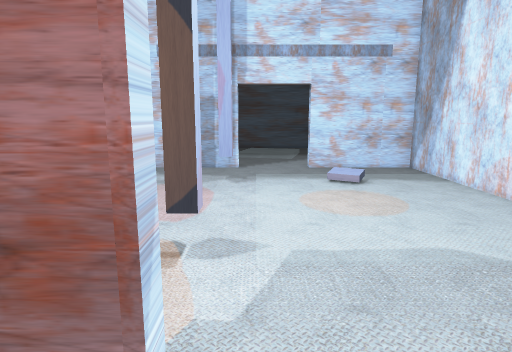
[1] (above)

20 first-person views from a walk through a 3-D level made in the Unity game engine. The camera is 1.4 m above the floor, tilts 10° down and sees 75° across. The floor is counted in squares, 0.5 m on a side. Each view is taken from the middle of a square. On the plan, view 1 faces up. The plan holds only what a view shows up to about 20 squares ahead; the rest is blank. The place goes on beyond the plan. The player is left out. Some animated figures are left out.

[2]
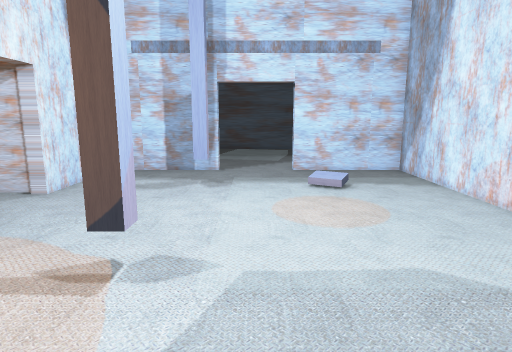

[3]
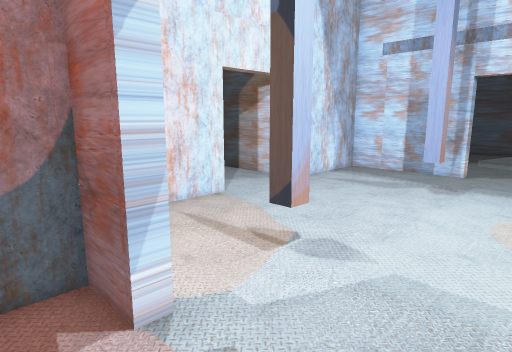

[4]
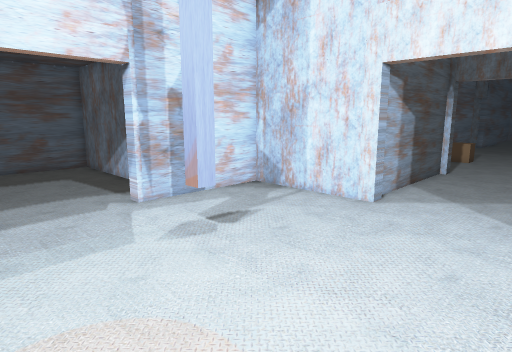

[5]
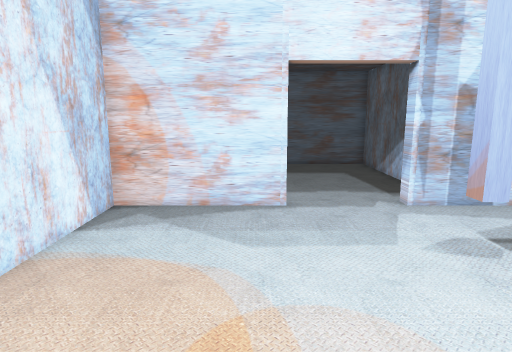

[6]
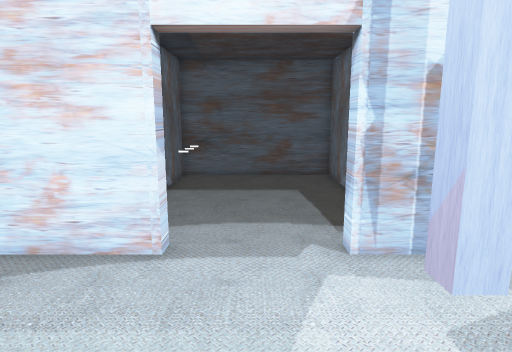

[7]
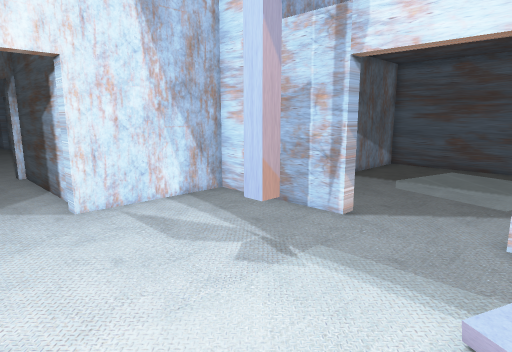

[8]
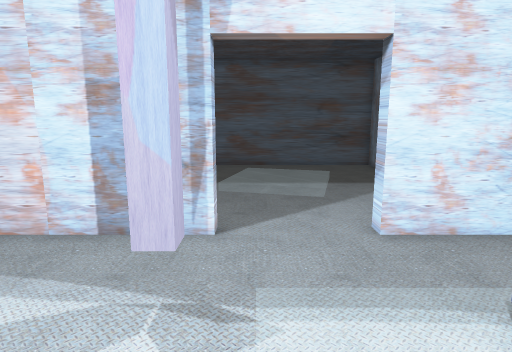

[9]
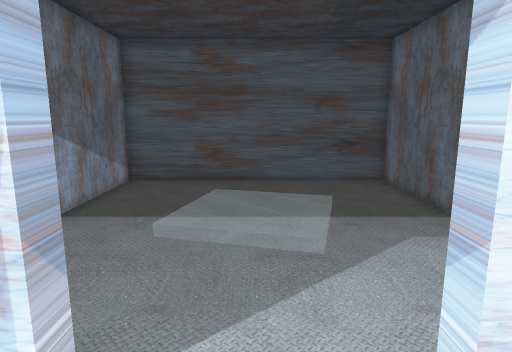

[10]
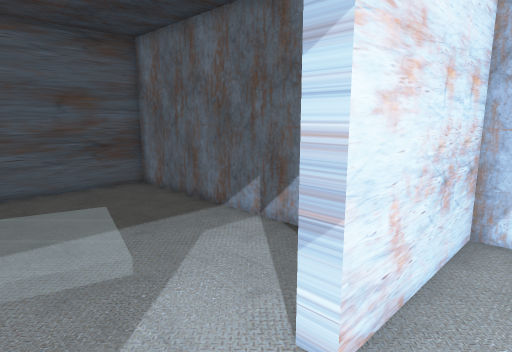

[11]
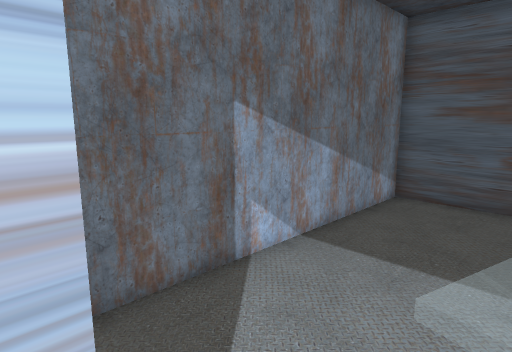

[12]
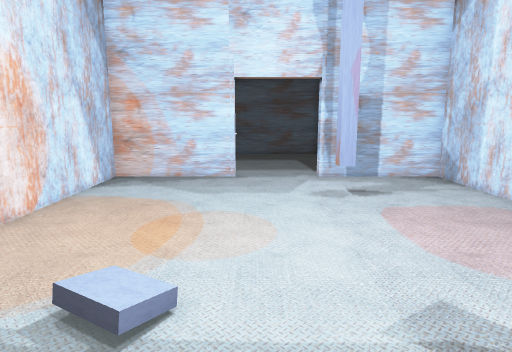

[13]
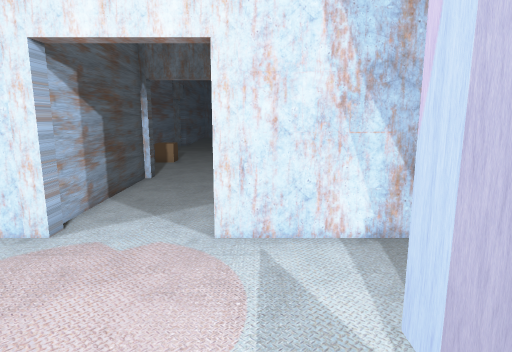

[14]
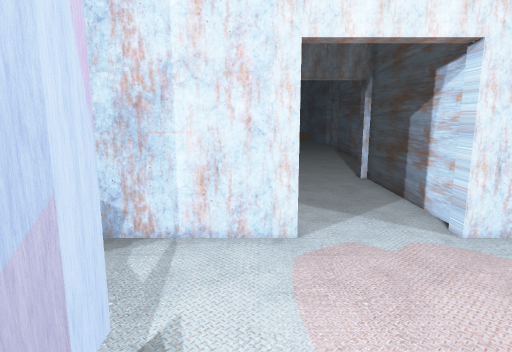

[15]
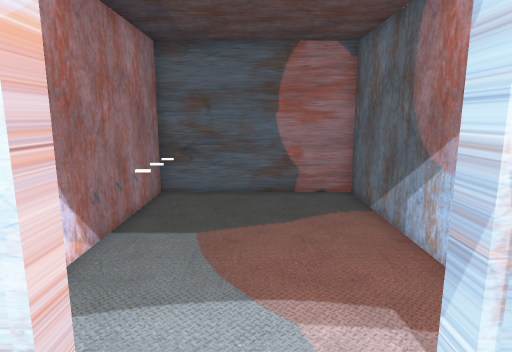

[16]
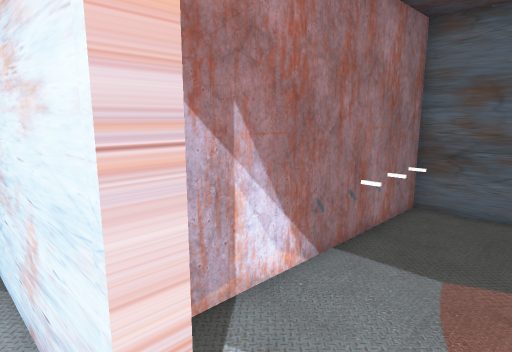

[17]
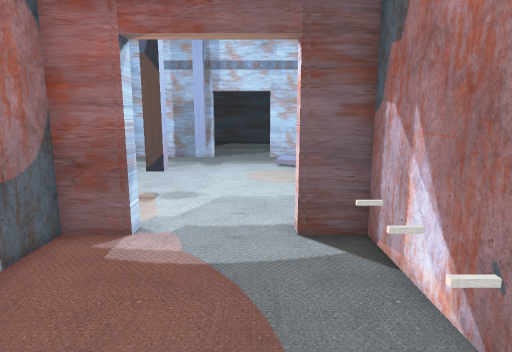

[18]
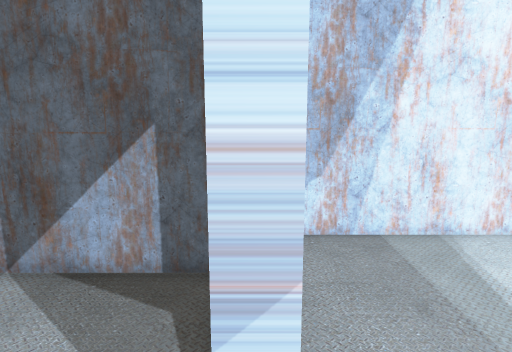

[19]
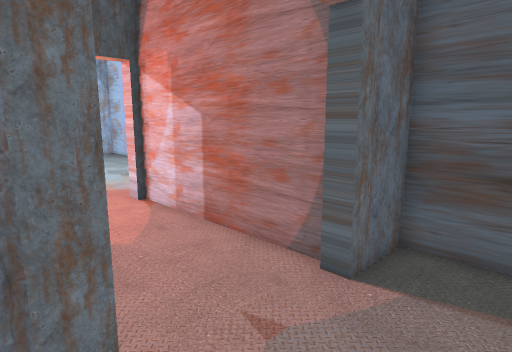

[20]
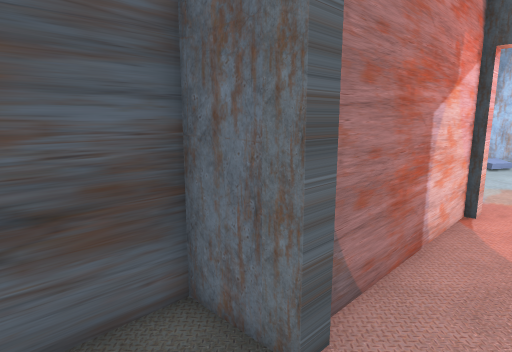

### Floor plan
Ten units are one square. View 1 is at (0, 0); x grows to the right and y downward. Boxes are objects, and circles mark ways between rooms. Rooms are numbered by the first view taken in them; rooms with no view inside come last. Other rooms are left out.
<svg viewBox="-183 -312 275 384">
<path fill="none" stroke="#000" d="M-10 -33 -10 -27 -27 -27 -27 67 47 67 47 -27 30 -27 30 -33M-18 -67 -10 -67 -10 -61 -18 -61M-10 -160 -10 -152 -18 -152M-74 -90 -67 -90 -67 -33 -10 -33M-73 -133 -148 -133M-10 -194 -10 -187 -67 -187 -67 -130 -73 -130M30 -33 87 -33 87 -187 30 -187 30 -194M-146 -130 -153 -130 -153 -152 -178 -152M-147 -87 -72 -87M-172 -67 -153 -67 -153 -90 -147 -90M67 -198 67 -307 -47 -307 -47 -204"/>
<rect x="25" y="5" width="10" height="30" fill="#bbb"><title>other object</title></rect>
<circle cx="15" cy="-30" r="3" fill="#2a7"/>
<circle cx="15" cy="-190" r="3" fill="#2a7"/>
<text x="10" y="20">1</text>
<text x="-20" y="-110">2</text>
<text x="10" y="-250">3</text>
</svg>
Room 1 opens to room 2. Room 2 opens to room 3.

Where each view was taken, in squares from view 1:
view 1: 0 up, 0 right, facing up
view 2: 1 up, 1 right, facing up
view 3: 1 up, 3 right, facing up-left
view 4: 14 up, 4 right, facing down-left
view 5: 14 up, 4 right, facing down
view 6: 10 up, 1 right, facing down
view 7: 10 up, 4 right, facing up-left
view 8: 11 up, 0 right, facing up
view 9: 16 up, 1 right, facing up
view 10: 17 up, 0 right, facing up-right
view 11: 19 up, 0 right, facing up-left
view 12: 19 up, 2 right, facing down
view 13: 14 up, 1 right, facing left
view 14: 8 up, 1 right, facing left
view 15: 6 up, 1 right, facing down
view 16: 4 up, 1 right, facing down-right
view 17: 5 down, 2 right, facing up
view 18: 19 up, 1 right, facing right
view 19: 14 up, 18 left, facing down-right
view 20: 11 up, 18 left, facing up-right
